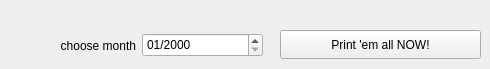
      <widget class="QWidget" name="tab_15" >
       <attribute name="title" >
        <string>Recalls</string>
       </attribute>
       <widget class="QLabel" name="label_24" >
        <property name="geometry" >
         <rect>
          <x>25</x>
          <y>31</y>
          <width>111</width>
          <height>29</height>
         </rect>
        </property>
        <property name="text" >
         <string>choose month</string>
        </property>
        <property name="alignment" >
         <set>Qt::AlignRight|Qt::AlignTrailing|Qt::AlignVCenter</set>
        </property>
       </widget>
       <widget class="QDateEdit" name="recalldateEdit" >
        <property name="geometry" >
         <rect>
          <x>142</x>
          <y>33</y>
          <width>121</width>
          <height>24</height>
         </rect>
        </property>
        <property name="displayFormat" >
         <string>MM/yyyy</string>
        </property>
       </widget>
       <widget class="QPushButton" name="recallpushButton" >
        <property name="geometry" >
         <rect>
          <x>280</x>
          <y>30</y>
          <width>201</width>
          <height>29</height>
         </rect>
        </property>
        <property name="text" >
         <string>Print 'em all NOW!</string>
        </property>
        <property name="icon" >
         <iconset resource="../resources/resources.qrc" >
          <normaloff>:/ps.png</normaloff>:/ps.png</iconset>
        </property>
        <property name="iconSize" >
         <size>
          <width>24</width>
          <height>24</height>
         </size>
        </property>
       </widget>
      </widget>
